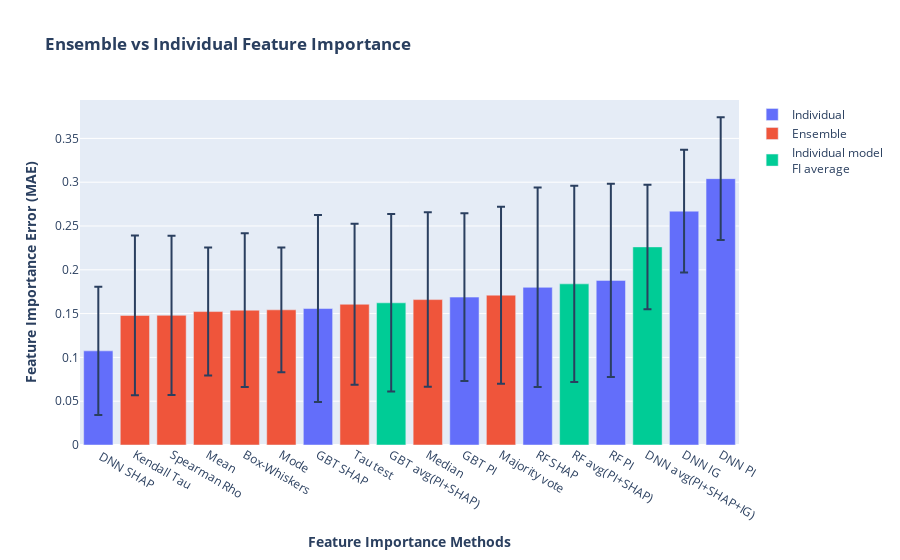

The code cell stored with this chart in its notebook:
### Code cell
# Create figure with secondary y-axis
cols = all_cols_name[4:]
np_ens_or_indi = np.array(['Individual','Individual','Individual','Individual','Individual','Individual','Individual',
                        'Ensemble','Ensemble','Ensemble','Ensemble','Ensemble','Ensemble','Ensemble','Ensemble',
                        "Individual model<br>FI average", "Individual model<br>FI average",
                        "Individual model<br>FI average"])


np_all_median = np.array(all_median[3:])
np_all_std = np.array(all_std[3:])
np_cols = np.array(cols[3:]) 

sorted_idx = np.argsort(np_all_median)

sorted_all_median =np_all_median[sorted_idx]
sorted_all_std = np_all_std[sorted_idx]
sorted_cols = np_cols[sorted_idx]
sorted_ens_or_indi = np_ens_or_indi[sorted_idx]

df_ens_vs_indi = pd.DataFrame({'median':sorted_all_median, 'std':sorted_all_std, 'ens_or_indi':sorted_ens_or_indi,
                               'cols':sorted_cols})


fig = px.bar(df_ens_vs_indi, x='cols', y='median', color='ens_or_indi',error_y='std',
             labels={'median':'<b>Feature Importance Error (MAE)</b>', 'cols': '<b>Feature Importance Methods</b>',
                     'ens_or_indi':''}, title='<b>Ensemble vs Individual Feature Importance</b>')
fig.update_layout(xaxis_categoryorder = 'total ascending')
fig.show()

### Figure 1 — Plotly figure (JSON) as saved in the notebook; plotly's stock layout.template omitted (floating-point values rounded to 4 significant figures)
{"data": [{"alignmentgroup": "True", "error_y": {"array": [0.07307, 0.1067, 0.09581, 0.1138, 0.1103, 0.07002, 0.07006]}, "hovertemplate": "=Individual<br><b>Feature Importance Methods</b>=%{x}<br><b>Feature Importance Error (MAE)</b>=%{y}<extra></extra>", "legendgroup": "Individual", "marker": {"color": "#636efa"}, "name": "Individual", "offsetgroup": "Individual", "orientation": "v", "showlegend": true, "textposition": "auto", "type": "bar", "x": [" DNN SHAP", "GBT SHAP", "GBT PI", "RF SHAP", "RF PI", "DNN IG", "DNN PI"], "xaxis": "x", "y": [0.1074, 0.1558, 0.1688, 0.18, 0.1879, 0.2669, 0.3041], "yaxis": "y"}, {"alignmentgroup": "True", "error_y": {"array": [0.09116, 0.0908, 0.07309, 0.08774, 0.07122, 0.09201, 0.0996, 0.101]}, "hovertemplate": "=Ensemble<br><b>Feature Importance Methods</b>=%{x}<br><b>Feature Importance Error (MAE)</b>=%{y}<extra></extra>", "legendgroup": "Ensemble", "marker": {"color": "#EF553B"}, "name": "Ensemble", "offsetgroup": "Ensemble", "orientation": "v", "showlegend": true, "textposition": "auto", "type": "bar", "x": ["Kendall Tau", "Spearman Rho", "Mean", "Box-Whiskers", "Mode", "Tau test", "Median", "Majority vote"], "xaxis": "x", "y": [0.1479, 0.148, 0.1523, 0.1539, 0.1543, 0.1607, 0.166, 0.171], "yaxis": "y"}, {"alignmentgroup": "True", "error_y": {"array": [0.1012, 0.1121, 0.07105]}, "hovertemplate": "=Individual model<br>FI average<br><b>Feature Importance Methods</b>=%{x}<br><b>Feature Importance Error (MAE)</b>=%{y}<extra></extra>", "legendgroup": "Individual model<br>FI average", "marker": {"color": "#00cc96"}, "name": "Individual model<br>FI average", "offsetgroup": "Individual model<br>FI average", "orientation": "v", "showlegend": true, "textposition": "auto", "type": "bar", "x": ["GBT avg(PI+SHAP)", "RF avg(PI+SHAP)", "DNN avg(PI+SHAP+IG)"], "xaxis": "x", "y": [0.1623, 0.1839, 0.2261], "yaxis": "y"}], "layout": {"barmode": "relative", "legend": {"title": {"text": ""}, "tracegroupgap": 0}, "title": {"text": "<b>Ensemble vs Individual Feature Importance</b>"}, "xaxis": {"anchor": "y", "categoryorder": "total ascending", "domain": [0, 1], "title": {"text": "<b>Feature Importance Methods</b>"}}, "yaxis": {"anchor": "x", "domain": [0, 1], "title": {"text": "<b>Feature Importance Error (MAE)</b>"}}}}
